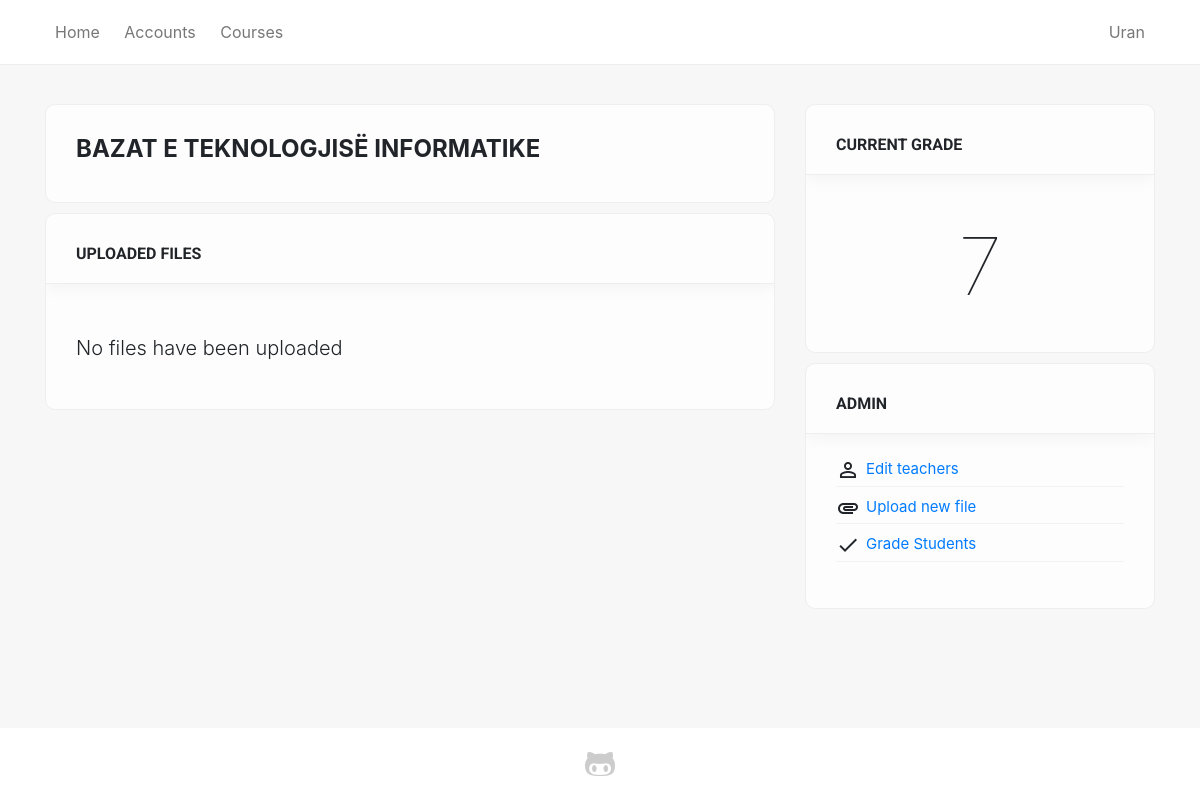
The app's page /programs/course/16 (signed in), older data.
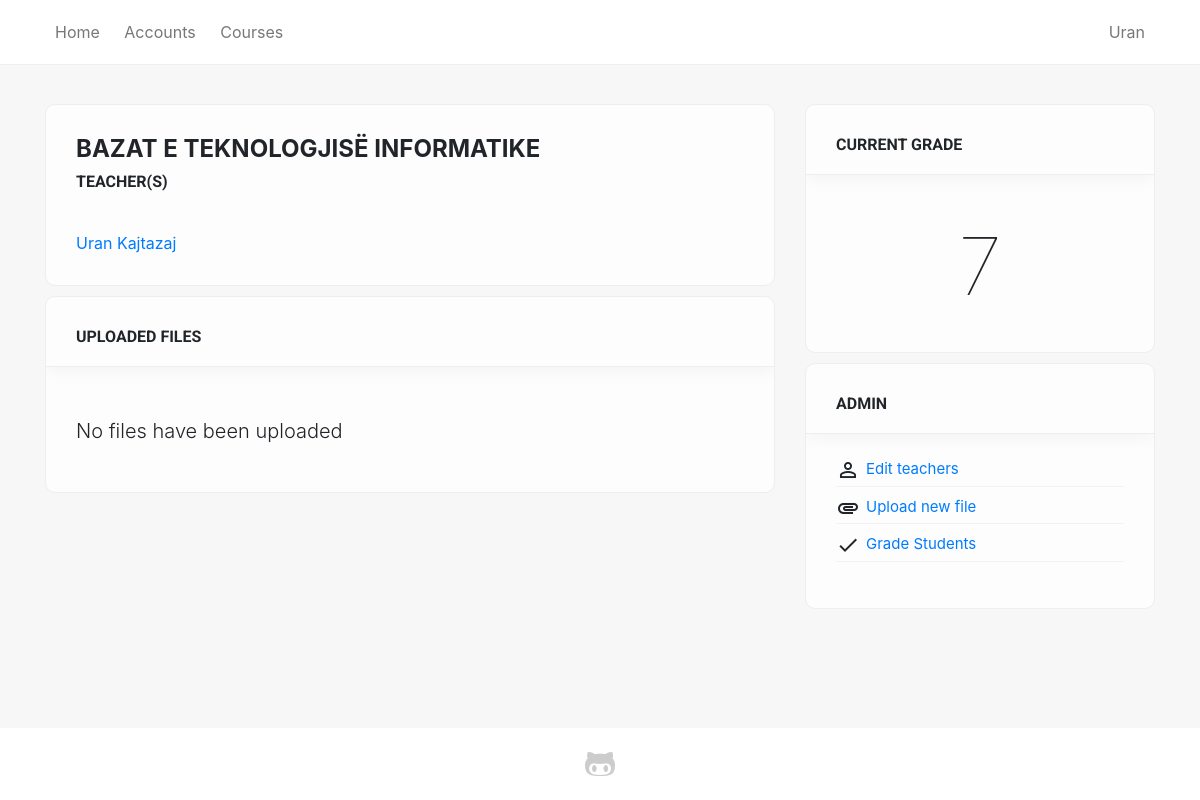
The same page, newer data.
### sems/models.py (models this page shows, shortened)
class Student(models.Model):
    user = models.OneToOneField(User, on_delete=models.CASCADE, null=True)
    first_name = models.CharField(max_length=100, null=True)
    last_name = models.CharField(max_length=100, null=True)
    picture = models.ImageField(null=True, blank=True, default='no-img.png')
    website = models.URLField(max_length=100, null=True, blank=True)
    email = models.EmailField(max_length=100, null=True)
    program = models.ForeignKey(Program, on_delete=models.SET_NULL, null=True)
    country = models.ForeignKey(State, on_delete=models.SET_NULL, null=True)
    city = models.CharField(max_length=100, null=True)
    course = models.ManyToManyField(Course, related_name='course', blank=True)
    course_teacher = models.ManyToManyField(Course, related_name='course_teacher', blank=True)
    viti = models.IntegerField(choices=YEARS, default=1)
    semester = models.IntegerField(choices=SEMESTER, default=1)
    level = models.CharField(max_length=100, choices=LEVELS, default=1)

class Course(models.Model):
    name = models.CharField(max_length=200)
    summary = models.TextField(max_length=600, null=True, blank=True)
    program = models.ForeignKey(Program, on_delete=models.CASCADE)
    start_date = models.DateField()
    end_date = models.DateField()
    credits = models.IntegerField(null=True, default=0)
    obligative = models.BooleanField(default=True)
    year = models.IntegerField(choices=YEARS, default=1)
    semester = models.IntegerField(choices=SEMESTER, default=1)
    level = models.CharField(max_length=100, choices=LEVELS, default='Bachelor')
    def __str__(self):
        return self.name

class Grade(models.Model):
    student = models.ForeignKey(User, on_delete=models.CASCADE)
    course = models.ForeignKey(Course, on_delete=models.CASCADE)
    grade = models.IntegerField(default=0)

### sems/views.py (the view)
# urls.py: path('programs/course/<int:pk>', views.course_detail, name='course_detail'),
def course_detail(request, pk):
    course = Course.objects.get(pk = pk)
    files = Upload.objects.filter(course_id = pk)
    users = User.objects.filter(student__course_teacher__in=[course])
    grades = Grade.objects.filter(student_id=request.user.id, course_id=pk)
    teachers = Student.objects.filter(course_teacher__in=[course])
    if request.user.is_authenticated:
        return render(
            request, 'course_single.html', {'usrs': users, 'course': course, 'files': files, 'grades': grades, 'teachers': teachers, 'media_url': settings.MEDIA_ROOT},
        )
    else:
        return redirect('login')

### sems/templates/course_single.html (shortened to what this page needs)
{% extends 'base_generic.html' %} {% block content %}
<div class="container">
    <div class="row">
        <div class="col-md-8 col-xs-12">
            <div class="no-shade card-box">
                <h4>{{ course }}</h4>  {% if teachers %}
                <h6>Teacher(s)</h6> {% for teacher in teachers %}
                <a href="{% url 'student_detail' pk=teacher.pk%}">{{ teacher.first_name }} {{ teacher.last_name }}</a>
                <br/> {% endfor %} {% endif %}
            </div>
            {% load static %}
            <div class="card-box">
                <h6>Uploaded Files</h6> {% if files %}
                <table>
                    <thead>
                        <tr>
                            <th>File name</th>
                            <th class="text-right">Uploaded</th>
                            {% if user.is_superuser %}
                            <th></th>
                            {% endif %}
                        </tr>
                    </thead>
                    <tbody>
                        {% for file in files %}
                        <tr>
                            <td><a href="{% static 'uploads/' %}{{ file.file }}" title="{{ file }}"><i style="font-size: 18px; padding-right: 10px;" class="fas fa-file-{{ file.get_extension_short }}"></i> {{ file.name }}</a>
                                <br/>
                            </td>
                            <td class="text-right">{{ file.upload_time|date:'d/m/Y' }}
                                <br>{{ file.upload_time|date:'H:i' }}</td>
                            {% if user.is_superuser %}
                            <td style="max-width: 120px" class="text-right"><a href="{% url 'upload_file_edit' course_id=course.pk file_id=file.pk %}"><span class="label sm-label"><i class="fas fa-pencil-alt"></i></span></a>
                                <span class="with-popup">
                        <div class="popup p-delete">
                            <p>Are you sure you want to delete this file?</p>
                            <a href="{% url 'upload_file_delete' course_id=course.pk file_id=file.pk %}">Delete</a>
                        </div>
                        <a class="label sm-label"><i class="fas fa-times"></i></a>
                    </span></td>
                            {% endif %}
                        </tr>
                        {% endfor %}
                    </tbody>
                </table>
                {% else %}
                <p class="lead">
                    <br>No files have been uploaded</p>
                {% endif %}
            </div>
        </div>
        <div class="col-md-4 col-xs-12">
            <div class="card-box">
                <h6>Current Grade</h6>
                <br/>
                <h1 class="text-center" style="font-size: 80px; font-weight: lighter">
                {% if grades %}
                    {% for grade in grades %}
                        {% if grade.grade >= 5 and grade.grade <= 10 %}
                        {{ grade.grade }}
                        {% else %}
                        &mdash;
                        {% endif %}
                    {% endfor %}
                {% else %}
                    &mdash;
                {% endif %}
            </h1>
            </div>
            {% if user.is_authenticated %} {% if user.is_superuser %}
            <div class="card-box">
                <h6>Admin</h6>
                <ul class="list-unstyled">
                    <li><i class="material-icons">person_outline</i> <a href="{% url 'add_teacher' course_id=course.pk %}">Edit teachers</a></li>
                    <li><i class="material-icons">attachment</i> <a href="{% url 'upload_file_view' course_id=course.pk %}">Upload new file</a></li>
                    <li><i class="material-icons">done</i> <a href="{% url 'grade_students' course_id=course.pk %}">Grade Students</a></li>
                </ul>
            </div>
            {% endif %} {% endif %}
        </div>
    </div>
</div>
{% endblock %}

### sems/templates/base_generic.html (shortened to what this page needs)
{% load static %}
<html>
<head>
    <link rel="stylesheet" href="https://use.fontawesome.com/releases/v5.0.12/css/all.css">
    <link rel="stylesheet" href="{% static 'css/bootstrap.min.css' %}">
    <link rel="stylesheet" href="{% static 'css/main.css' %}">
    <link rel="stylesheet" href="{% static 'fonts/fontawesome-all.min.css' %}">
</head>
<body>
    <div class="wrapper">
        <header>
            <nav>
                <div class="container">
                    {% url 'home' as hom %} {% url 'students' as acc %} {% url 'programs' as prog %} {% url 'login' as log %} {% url 'student_detail' pk=user.student.pk as sd %}
                    <a href="{% url 'home' %}" {% if request.path == hom %} class="active" {% endif %}>Home</a>
                    <a href="{% url 'students' %}" {% if request.path == acc %} class="active" {% endif %}>Accounts</a>
                    <a href="{% url 'programs' %}" {% if request.path == prog %} class="active" {% endif %}>Courses</a>
                    <div class="inline-block float-right text-right">
                        {% if not user.is_authenticated %}
                        <a href="{% url 'login' %}" {% if request.path == log %} class="active" {% endif %}>Login</a> {% else %}
                        <div class="dd">
                            <a href="{% url 'student_detail' pk=user.student.pk %}" {% if request.path == sd %} class="active" {% endif %}>{{ user.student.first_name }}</a>
                        </div>
                        {% endif %}
                    </div>
                </div>
            </nav>
        </header>
        <br/> {% block content %} {% endblock %}
    </div>
    <footer>
        <div class="container">
            <div class="row justify-content-center">
                <div class="col-md-6 col-xs-12 text-center">
                    <a href="https://github.com/urankajtazaj/SEMS" title="View on GitHub" target="_blank"><i class="fab fa-github-alt fa-2x"></i></a>
                </div>
            </div>
        </div>
    </footer>
</body>
</html>

### sems/static/css/main.css (style rules this page uses)
* { --main-color: #006992; }
.inline-block { display: inline-block; }
body { display: flex; flex-direction: column; background-color: #f7f7f7; min-height: 100vh; }
.wrapper { flex: 1; }
nav { padding: 20px 0; background-color: #fff; margin-bottom: 15px; border-bottom: 1px solid #eee; }
nav a { padding: 20px 10px; color: #777; border-bottom: 2px solid transparent; transition: 100ms ease; }
.dd { position: relative; display: inline; }
.shadow-box, .card-box, .empty-box { padding: 30px; border-radius: 10px; margin-bottom: 10px; display: block; border: 1px solid #eee; position: relative; background-color: #fff; background-color: rgba(255,255,255,.8); position: relative; overflow: hidden; }
.card-box:not(.no-shade)::before { content: ''; width: 100%; height: 70px; border-bottom: 1px solid #eee; box-shadow: 0 5px 15px rgba(0,0,0,0.04); z-index: 1; left: 0; top: 0; position: absolute; }
.no-shade h4, .no-shade h3 { font-weight: bold; text-transform: uppercase; }
.card-box h6 { z-index: 5; margin-bottom: 40px; text-transform: uppercase; font-family: "Roboto"; font-weight: bold; }
.card-box ul { margin-top: 25px; }
.card-box li, .card-box .label { margin-bottom: 4px; font-size: 15px; border-bottom: 1px solid #f2f2f2; position: relative; transition: 150ms ease; }
.card-box li { padding-left: 30px; padding-top: 5px; padding-bottom: 5px; }
.material-icons, .label .material-icons { position: absolute; left: 0; }
footer { background-color: #fff; padding: 20px 0; margin-top: 50px; }
footer a { color: #ccc; transition: 150ms ease; }

Row changes from the older to the newer data that the page shows:
now on this page (row edited): Student: first_name "Uran", last_name "Kajtazaj"
Text that changed along with them:
text now shown: "TEACHER(S)"
